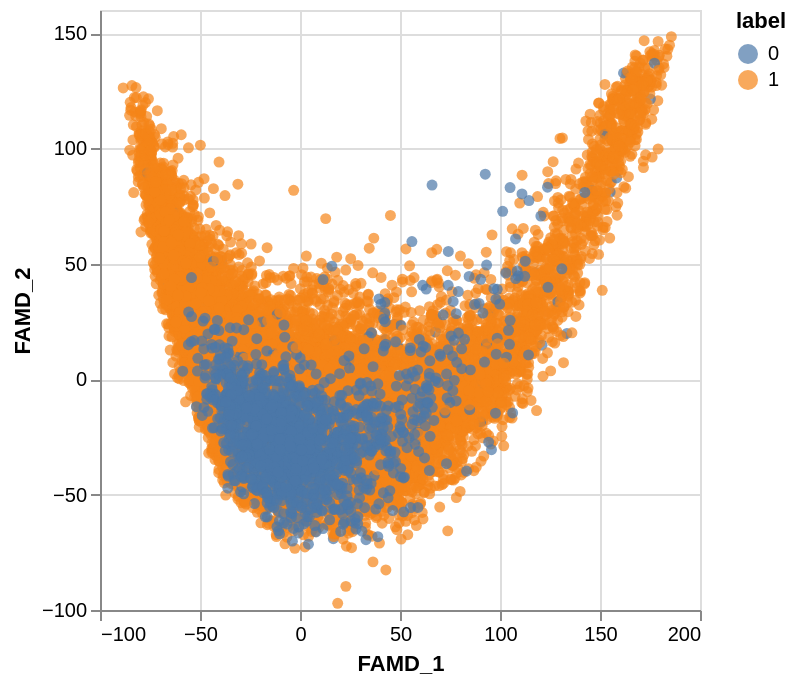

Notebook code cell kept with this figure:
### Code cell
import altair as alt

#essential for altier to work. very finicky 
alt.data_transformers.disable_max_rows()
alt.data_transformers.enable('default', max_rows=None)

# Optional: add labels from original df
df_famd['label'] = imputed['FIMLocoModeD'].dropna()

# Altair plot
chart = alt.Chart(df_famd.reset_index()).mark_circle().encode(
    x='FAMD_1',
    y='FAMD_2',
    color='label:N',
    tooltip='label'
).interactive()

chart

### Figure 1 — Vega-Lite specification as saved in the notebook (floating-point values rounded to 4 significant figures; data arrays with more than 128 entries replaced by an {"elided": "..."} marker saying what was removed)
{"config": {"view": {"continuousWidth": 300, "continuousHeight": 300}}, "data": {"name": "data-6bccb4c24405707f4963f28cc520dc18"}, "mark": {"type": "circle"}, "encoding": {"color": {"field": "label", "type": "nominal"}, "tooltip": {"field": "label", "type": "ordinal"}, "x": {"field": "FAMD_1", "type": "quantitative"}, "y": {"field": "FAMD_2", "type": "quantitative"}}, "params": [{"name": "param_1", "select": {"type": "interval", "encodings": ["x", "y"]}, "bind": "scales"}], "$schema": "https://vega.github.io/schema/vega-lite/v5.20.1.json", "datasets": {"data-6bccb4c24405707f4963f28cc520dc18": {"elided": "19560 records"}}}
